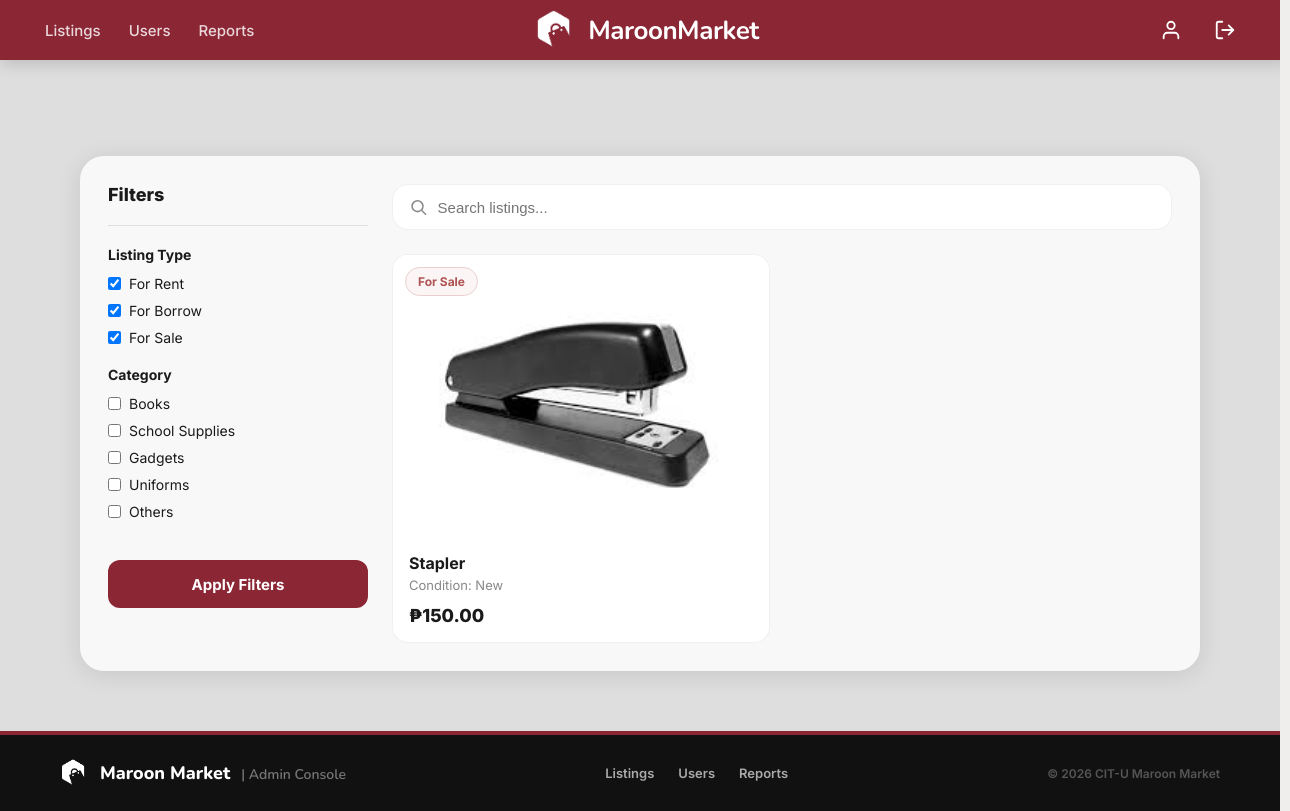
The app's page /browse.php (signed in) with its own data.
### tables this page shows
CREATE TABLE `listings` (
  `listingID` int(11) NOT NULL,
  `itemID` int(11) NOT NULL,
  `datePosted` date NOT NULL DEFAULT curdate(),
  `listingType` enum('sale','rent','borrow') NOT NULL,
  `listingStatus` enum('active','closed','pending','deleted') DEFAULT 'active',
  `location` varchar(100) DEFAULT NULL,
  `availabilityFrom` date DEFAULT NULL,
  `availabilityTo` date DEFAULT NULL
);

CREATE TABLE `items` (
  `itemID` int(11) NOT NULL,
  `ownerID` int(11) NOT NULL,
  `name` varchar(100) NOT NULL,
  `description` text DEFAULT NULL,
  `category` varchar(50) DEFAULT NULL,
  `itemCondition` enum('new','good','fair','poor') NOT NULL,
  `source` enum('student','lost_and_found') DEFAULT 'student'
);

### readrecords.php (called while the page is built, shortened)
<?php
    include 'connect.php';
    $browse_query = "SELECT l.listingID, l.listingType as type, l.listingStatus as status,
                            i.name as title, i.itemCondition as `condition`, i.category,
                            u.firstName, u.lastName,
                            IF(l.listingType = 'sale', (SELECT price FROM sale_listings WHERE listingID = l.listingID),
                            IF(l.listingType = 'rental', (SELECT rentalPricePerDay FROM rental_listings WHERE listingID = l.listingID), 0.00)
                            ) as price,
                            IF(l.listingType = 'rental', (SELECT maxDays FROM rental_listings WHERE listingID = l.listingID),
                            IF(l.listingType = 'borrow', (SELECT maxDays FROM borrow_listings WHERE listingID = l.listingID), 0)
                            ) as maxDays,
                            (SELECT imagePath FROM listing_images WHERE listingID = l.listingID ORDER BY sortOrder ASC LIMIT 1) as imagePath
                    FROM listings l
                    JOIN items i ON l.itemID = i.itemID
                    JOIN users u ON i.ownerID = u.userID
                    WHERE l.listingStatus = 'active'";
    $browse_query .= " ORDER BY l.datePosted DESC";
    $resultset_browse = mysqli_query($connection, $browse_query);
?>

### browse.php (the view, shortened to what this page needs)
<?php
    require_once 'includes/header.php';
    include 'readrecords.php';
?>
<div class="page">
<main class="main">
    <form method="GET" action="browse.php" class="content-card">
    <aside class="filter-sidebar">
        <div class="filter-title">Filters</div>
        <div style="height: 1px; background: rgba(0,0,0,0.1); margin-bottom: 20px;"></div>
        <div class="filter-group">
        <div class="filter-group-label">Listing Type</div>
        <?php $types = isset($_GET['type']) ? $_GET['type'] : []; ?>
        <label class="filter-checkbox">
            <input type="checkbox" name="type[]" value="rental" <?php if(empty($types) || in_array('rental', $types)) echo 'checked'; ?>> For Rent
        </label>
        <label class="filter-checkbox">
            <input type="checkbox" name="type[]" value="borrow" <?php if(empty($types) || in_array('borrow', $types)) echo 'checked'; ?>> For Borrow
        </label>
        <label class="filter-checkbox">
            <input type="checkbox" name="type[]" value="sale" <?php if(empty($types) || in_array('sale', $types)) echo 'checked'; ?>> For Sale
        </label>
        </div>
        <div class="filter-group">
        <div class="filter-group-label">Category</div>
        <?php $cats = isset($_GET['category']) ? $_GET['category'] : []; ?>
        <label class="filter-checkbox">
            <input type="checkbox" name="category[]" value="books" <?php if(in_array('books', $cats)) echo 'checked'; ?>> Books
        </label>
        <label class="filter-checkbox">
            <input type="checkbox" name="category[]" value="school supplies" <?php if(in_array('school supplies', $cats)) echo 'checked'; ?>> School Supplies
        </label>
        <label class="filter-checkbox">
            <input type="checkbox" name="category[]" value="gadgets" <?php if(in_array('gadgets', $cats)) echo 'checked'; ?>> Gadgets
        </label>
        <label class="filter-checkbox">
            <input type="checkbox" name="category[]" value="uniforms" <?php if(in_array('uniforms', $cats)) echo 'checked'; ?>> Uniforms
        </label>
        <label class="filter-checkbox">
            <input type="checkbox" name="category[]" value="others" <?php if(in_array('others', $cats)) echo 'checked'; ?>> Others
        </label>
        </div>
        <button type="submit" class="primary-btn" style="margin-top: 20px;">Apply Filters</button>
    </aside>
    <div class="right-panel">
        <div class="filter-bar">
        <div class="search-box">
            <svg viewBox="0 0 24 24" width="20" height="20" fill="none" stroke="#888" stroke-width="2"><circle cx="11" cy="11" r="7"/><line x1="16.5" y1="16.5" x2="22" y2="22"/></svg>
            <input type="text" name="search" placeholder="Search listings..." autocomplete="off" value="<?php echo isset($_GET['search']) ? htmlspecialchars($_GET['search']) : ''; ?>" />
        </div>
        </div>
        <div class="product-grid">
        <?php
        if(mysqli_num_rows($resultset_browse) > 0):
            while($row = mysqli_fetch_assoc($resultset_browse)):
        ?>
            <div class="product-card" style="cursor: pointer;" onclick="window.location.href='view-item.php?id=<?php echo $row['listingID']; ?>';">
            <?php if($row['type'] == 'sale'): ?>
                <div class="listing-badge badge-sale">For Sale</div>
            <?php elseif($row['type'] == 'rental' || $row['type'] == 'rent'): ?>
                <div class="listing-badge badge-rent">For Rent</div>
            <?php elseif($row['type'] == 'borrow'): ?>
                <div class="listing-badge badge-borrow">For Borrow</div>
            <?php endif; ?>
            <div class="product-img-wrap" style="width: 100%; aspect-ratio: 4 / 3; background: #eae5e5; display: flex; align-items: center; justify-content: center; color: #aaa; overflow: hidden;">
                <?php if(!empty($row['imagePath'])): ?>
                    <img src="<?php echo htmlspecialchars($row['imagePath']); ?>" alt="Item Photo" style="width: 100%; height: 100%; object-fit: cover;">
                <?php endif; ?>
            </div>
            <div class="product-body">
                <div class="product-name"><?php echo htmlspecialchars($row['title']); ?></div>
                <div class="product-meta">Condition: <?php echo ucfirst(htmlspecialchars($row['condition'])); ?></div>
                <div class="product-price-row">
                <?php if($row['type'] == 'borrow'): ?>
                    <span class="product-price" style="color: #3a8a3a;">Free</span>
                <?php else: ?>
                    <span class="product-price">₱<?php echo number_format($row['price'], 2); ?></span>
                <?php endif; ?>
                </div>
            </div>
            </div>
        <?php
            endwhile;
        else:
        ?>
            <p style="color: #888; font-size: 16px; margin-top: 20px;">No active listings matched your filters. Try clearing them and searching again!</p>
        <?php endif; ?>
        </div>
    </div>
    </form>
</main>
</div>
<?php require_once 'includes/footer.php'; ?>

### css/style.css (style rules this page uses)
*, *::before, *::after { box-sizing: border-box; margin: 0; padding: 0; }
html, body { font-family: "Inter", Helvetica, sans-serif; background: #f0eded; min-height: 100vh; color: #1a1a1a; }
html { scrollbar-width: thin; scrollbar-gutter: stable; overflow-y: scroll; }
button { cursor: pointer; font-family: inherit; }
.page { width: 100%; min-width: 1280px; margin: 0 auto; overflow: hidden; position: relative; padding-top: 60px; }
.main { position: relative; z-index: 1; padding: 36px 80px 60px; }
.primary-btn { width: 100%; height: 48px; border: none; border-radius: 12px; background: #8B2635; color: #fff; font-weight: 700; font-size: 15px; transition: 0.2s; }
.listing-badge { position: absolute; top: 12px; left: 12px; padding: 6px 12px; border-radius: 20px; font-size: 12px; font-weight: 700; backdrop-filter: blur(4px); z-index: 2; }
.badge-sale { background: rgba(251, 244, 244, 0.9); color: #af5353; border: 1px solid #e9cfcf; }
.product-grid { display: grid; grid-template-columns: repeat(auto-fill, minmax(280px, 1fr)); gap: 24px; }
.product-card { background: #fff; border-radius: 16px; overflow: hidden; border: 1px solid rgba(0,0,0,0.06); transition: transform 0.2s, box-shadow 0.2s; position: relative; }
.product-img-wrap { width: 100%; aspect-ratio: 4 / 3; background: #eae5e5; position: relative; display: flex; align-items: center; justify-content: center; color: #aaa; }
.product-body { padding: 16px; display: flex; flex-direction: column; gap: 4px; }
.product-name { font-size: 16px; font-weight: 700; color: #1a1a1a; white-space: nowrap; overflow: hidden; text-overflow: ellipsis; }
.product-meta { font-size: 13px; color: #888; }
.product-price-row { display: flex; align-items: baseline; gap: 4px; margin-top: 8px; }
.product-price { font-size: 18px; font-weight: 800; color: #1a1a1a; }
.content-card { background: rgba(250,250,250,0.92); border-radius: 24px; box-shadow: 0 4px 24px rgba(0,0,0,0.10); padding: 28px; display: flex; gap: 24px; align-items: flex-start; }
.filter-sidebar { width: 260px; flex-shrink: 0; position: sticky; top: 24px; }
.right-panel { flex: 1; min-width: 0; }
.filter-title { font-size: 18px; font-weight: 800; margin-bottom: 20px; }
.filter-group { margin-bottom: 20px; }
.filter-group-label { font-size: 14px; font-weight: 700; margin-bottom: 12px; }
.filter-checkbox { display: flex; align-items: center; gap: 8px; font-size: 14px; margin-bottom: 10px; cursor: pointer; }
.filter-bar { display: flex; justify-content: space-between; align-items: center; margin-bottom: 24px; background: #fff; padding: 12px 16px; border-radius: 16px; border: 1px solid rgba(0,0,0,0.06); }
.search-box { display: flex; align-items: center; gap: 10px; flex: 1; max-width: 400px; }
.search-box input { border: none; outline: none; width: 100%; font-size: 15px; }

### records on screen
listings: listingType "For Sale", itemID.name "Stapler", itemID.itemCondition "New", price "150.00"
